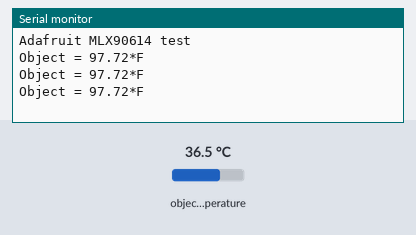
Recording of a sketch running on a simulated Arduino Uno, built with avr-gcc and run on an emulated ATmega328P. On the bench: the last lines printed to the serial monitor. The inputs (shaded band) are chosen by the test bench; at power-on: object temperature 36.5 °C.

Above: at 1.3 s.
1.4 s: object temperature set to 20 °C
At 1.9 s:
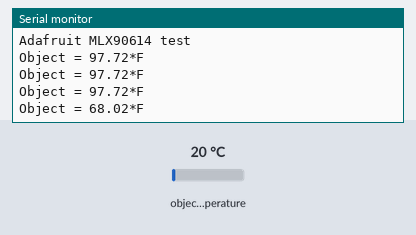
2.9 s: object temperature set to 26 °C
At 3.4 s:
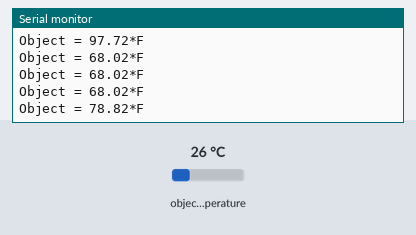
Timing chart, 0 to 5.9 s (numbered marks = the images above; inputs shaded):
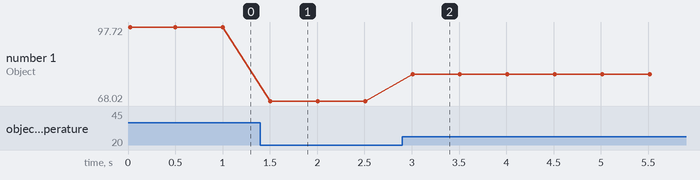

The sketch:

temp_sens.ino
```cpp
#include <Wire.h>
#include <Adafruit_MLX90614.h>

Adafruit_MLX90614 mlx = Adafruit_MLX90614();

void setup() {
  Serial.begin(9600);

  Serial.println("Adafruit MLX90614 test");

  mlx.begin();
}

void loop() {
  Serial.print("Object = ");
  Serial.print(mlx.readObjectTempF());
  Serial.println("*F");

  Serial.println();
  delay(500);
}
```

Measured:
- after the input at 1.4 s, the serial monitor: prints a new line after 0.10 s (image 1)
- after the input at 2.9 s, the serial monitor: prints a new line after 0.11 s (image 2)
- plotted number 1: 97.72 → 68.02 after the input at 1.4 s, 68.02 → 78.82 after the input at 2.9 s
